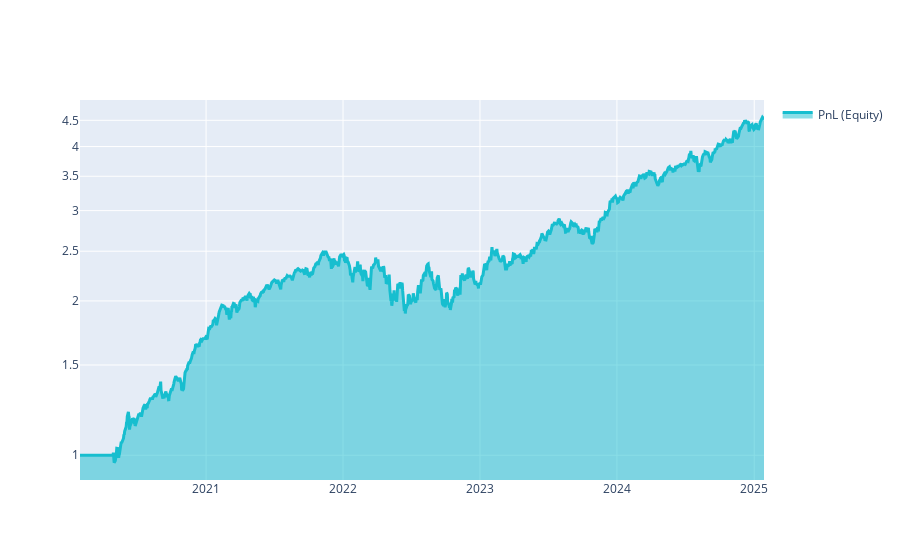

Notebook code for this chart:
### Markdown cell above
The sharpe ratio using the method above follows from **forward looking**. Predictions for (let us say) 2017 know about the relation between features and targets in 2020. Let us visualize the results:

### Code cell
import qnt.graph as qngraph

statistics = qnstats.calc_stat(stock_data, weights)

display(statistics.to_pandas().tail())

performance = statistics.to_pandas()["equity"]
qngraph.make_plot_filled(performance.index, performance, name="PnL (Equity)", type="log")

display(statistics[-1:].sel(field = ["sharpe_ratio"]).transpose().to_pandas())

# check for correlations with existing strategies:
qnstats.print_correlation(weights,stock_data)

### Figure 1 — Plotly figure (JSON) as saved in the notebook; plotly's stock layout.template omitted (floating-point values rounded to 4 significant figures; data arrays with more than 128 entries replaced by an {"elided": "..."} marker saying what was removed)
{"data": [{"fill": "tonexty", "line": {"color": "#17BECF", "width": 3}, "name": "PnL (Equity)", "type": "scatter", "x": {"elided": "1254 str values"}, "y": {"elided": "1254 float values"}}], "layout": {"showlegend": true, "yaxis": {"range": [-0.04821, 0.6928], "type": "log"}}}
